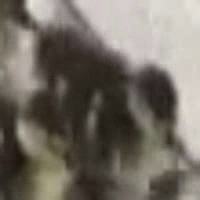
#> input picture frame 40 of computer-vision/duckTracking/3D Modelling/tracked_duck.avi, 200 x 200 px, given in place of depth_video.avi, which was not available
$ python fuse_3d.py
#> lines starting #> are read from the running program, lines starting #| are printed output that depends on the picture; pictures that were not available may be replaced by others from this repository, and a replacement may not be noted
# load the 3d image generated from the depth anything model and show it in a 3d plot
import cv2
import numpy as np
import matplotlib.pyplot as plt

# Load the 3d image
depth_video = "duck_videos/depth_video.avi"
rgb_video = "duck_videos/rgb_video.avi"

depth_video = cv2.VideoCapture(depth_video)
rgb_video = cv2.VideoCapture(rgb_video)

ret, frame = depth_video.read()
#> frame is the input picture: shape (200, 200, 3); mean B, G, R 101.3, 109.7, 115.8
ret, rgb_frame = rgb_video.read()


# make the inverse of this depth = cv2.applyColorMap(depth, cv2.COLORMAP_INFERNO)
depth = cv2.cvtColor(frame, cv2.COLOR_BGR2GRAY)
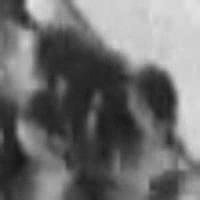
#> depth: shape (200, 200); min 22, max 230, mean 110.6

x, y, z, colors = [], [], [], []

DOWNSAMPLE = 0.1 # downsample the image to make it easier to plot, to a percentage of the original size

step = 1 / DOWNSAMPLE

for i in range(0, depth.shape[0], int(step)):
    for j in range(0, depth.shape[1], int(step)):
        x.append(i)
        y.append(j)
        z.append(depth[i][j])
        # transformed from 0-255 to 0-1
        colors.append([rgb_frame[i][j][0] / 255, rgb_frame[i][j][1] / 255, rgb_frame[i][j][2] / 255])
#> after the loop, colors = 400 items, first 6: [0.212, 0.267, 0.286], [0.204, 0.251, 0.271], [0.161, 0.184, 0.22], [0.839, 0.871, 0.886], [0.816, 0.835, 0.859], [0.718, 0.725, 0.753]; x = 400 values from 0 to 190; y = 400 values, max 190 at index 19, min 0 at index 0, mean 95; z = 400 values, max 224 at index 19, min 22 at index 322, mean 110.3

max_z = max(z)
#> max_z = 224
# extend so that the image in z has a simmetrical replica joined to it (like if completing a cylinder)
for i in range(0, depth.shape[0], int(step)):
    for j in range(0, depth.shape[1], int(step)):
        x.append(i)
        y.append(j)
        z.append(max_z + (max_z - depth[i][j]))
        colors.append([rgb_frame[i][j][0] / 255, rgb_frame[i][j][1] / 255, rgb_frame[i][j][2] / 255])
#> after the loop, colors = 800 items, first 6: [0.212, 0.267, 0.286], [0.204, 0.251, 0.271], [0.161, 0.184, 0.22], [0.839, 0.871, 0.886], [0.816, 0.835, 0.859], [0.718, 0.725, 0.753]; x = 800 values, max 190 at index 380, min 0 at index 0, mean 95; y = 800 values, max 190 at index 19, min 0 at index 0, mean 95; z = 800 values, max 255 at index 516, min 0 at index 470, mean 121.6

print(len(x), len(y), len(z))
#| 800 800 800

# Show the 3d image in a 3d plot
fig = plt.figure()
ax = fig.add_subplot(111, projection='3d')

ax.scatter(x, y, z, c=colors, marker='o')

plt.show()
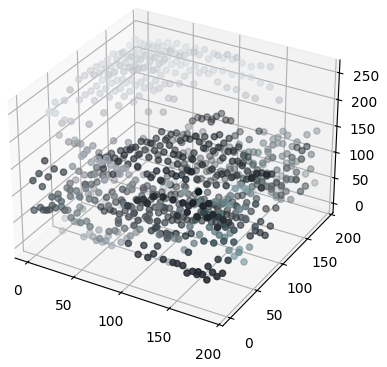
#> figure drawn by matplotlib, 1 panel
# Compare this snippet from vision/Depth-Anything/run-video.py:

$ run again, starting later in the video
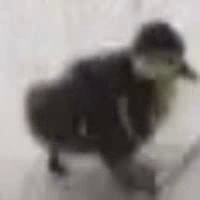
#> input picture frame 182 of computer-vision/duckTracking/3D Modelling/tracked_duck.avi, 200 x 200 px, given in place of depth_video.avi, which was not available
#> frame is the input picture: shape (200, 200, 3); mean B, G, R 129.6, 132, 136.9
#> after the loop `for i in range(0, depth.shape[0], int(step)):`: colors = 400 items, first 6: [0.839, 0.831, 0.851], [0.827, 0.82, 0.839], [0.827, 0.831, 0.851], [0.851, 0.855, 0.875], [0.827, 0.831, 0.851], [0.812, 0.835, 0.851]; x = 400 values from 0 to 190; y = 400 values, max 190 at index 19, min 0 at index 0, mean 95; z = 400 values, max 219 at index 3, min 28 at index 173, mean 135.2
#> max_z = 219
#> after the loop `for i in range(0, depth.shape[0], int(step)):`: colors = 800 items, first 6: [0.839, 0.831, 0.851], [0.827, 0.82, 0.839], [0.827, 0.831, 0.851], [0.851, 0.855, 0.875], [0.827, 0.831, 0.851], [0.812, 0.835, 0.851]; x = 800 values, max 190 at index 380, min 0 at index 0, mean 95; y = 800 values, max 190 at index 19, min 0 at index 0, mean 95; z = 800 values, max 255 at index 696, min 1 at index 618, mean 144.8
#| 800 800 800
#> `plt.show()`:
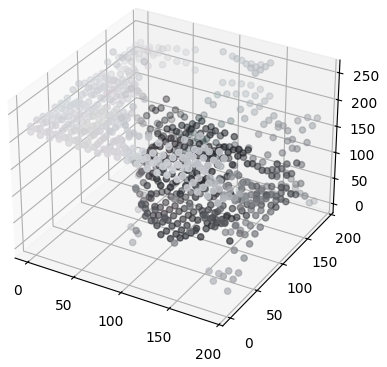
#> figure drawn by matplotlib, 1 panel

$ run again, starting later in the video
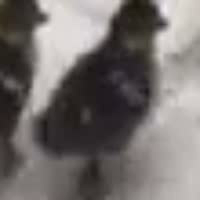
#> input picture frame 324 of computer-vision/duckTracking/3D Modelling/tracked_duck.avi, 200 x 200 px, given in place of depth_video.avi, which was not available
#> frame is the input picture: shape (200, 200, 3); mean B, G, R 108.9, 110.9, 116.1
#> after the loop `for i in range(0, depth.shape[0], int(step)):`: colors = 400 items, first 6: [0.31, 0.376, 0.392], [0.125, 0.161, 0.184], [0.129, 0.141, 0.161], [0.176, 0.188, 0.208], [0.745, 0.757, 0.776], [0.824, 0.835, 0.855]; x = 400 values from 0 to 190; y = 400 values, max 190 at index 19, min 0 at index 0, mean 95; z = 400 values, max 226 at index 65, min 25 at index 149, mean 110
#> max_z = 226
#> after the loop `for i in range(0, depth.shape[0], int(step)):`: colors = 800 items, first 6: [0.31, 0.376, 0.392], [0.125, 0.161, 0.184], [0.129, 0.141, 0.161], [0.176, 0.188, 0.208], [0.745, 0.757, 0.776], [0.824, 0.835, 0.855]; x = 800 values, max 190 at index 380, min 0 at index 0, mean 95; y = 800 values, max 190 at index 19, min 0 at index 0, mean 95; z = 800 values, max 254 at index 431, min 0 at index 498, mean 116.2
#| 800 800 800
#> `plt.show()`:
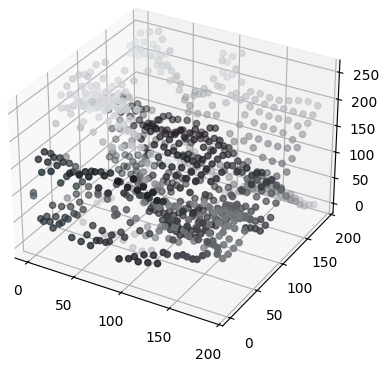
#> figure drawn by matplotlib, 1 panel
